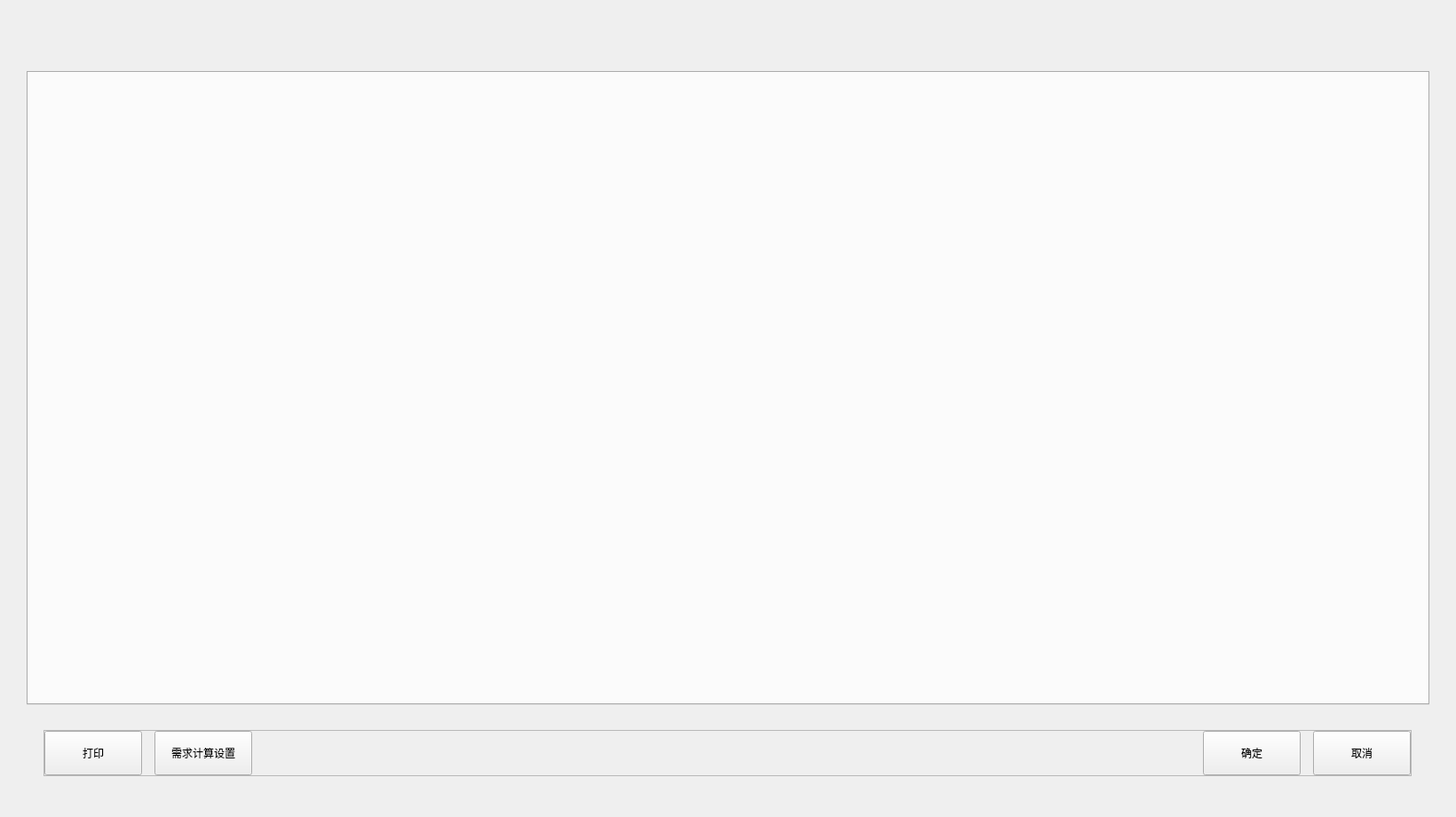
<?xml version="1.0" encoding="UTF-8"?>
<ui version="4.0">
 <class>RequireCalcDlg</class>
 <widget class="BaseDlg" name="RequireCalcDlg">
  <property name="geometry">
   <rect>
    <x>0</x>
    <y>0</y>
    <width>1640</width>
    <height>920</height>
   </rect>
  </property>
  <property name="windowTitle">
   <string>RequireCalcDlg</string>
  </property>
  <widget class="QTabWidget" name="WeekReqCalcTabWgt">
   <property name="geometry">
    <rect>
     <x>30</x>
     <y>80</y>
     <width>1580</width>
     <height>714</height>
    </rect>
   </property>
   <property name="tabs" stdset="0">
    <string notr="true">sub</string>
   </property>
  </widget>
  <widget class="QFrame" name="BottomFrame">
   <property name="geometry">
    <rect>
     <x>49</x>
     <y>822</y>
     <width>1541</width>
     <height>52</height>
    </rect>
   </property>
   <property name="minimumSize">
    <size>
     <width>1541</width>
     <height>52</height>
    </size>
   </property>
   <property name="maximumSize">
    <size>
     <width>1541</width>
     <height>52</height>
    </size>
   </property>
   <property name="frameShape">
    <enum>QFrame::StyledPanel</enum>
   </property>
   <property name="frameShadow">
    <enum>QFrame::Raised</enum>
   </property>
   <layout class="QHBoxLayout" name="horizontalLayout" stretch="0,0,1,0,0">
    <property name="spacing">
     <number>14</number>
    </property>
    <property name="leftMargin">
     <number>0</number>
    </property>
    <property name="topMargin">
     <number>0</number>
    </property>
    <property name="rightMargin">
     <number>0</number>
    </property>
    <property name="bottomMargin">
     <number>0</number>
    </property>
    <item>
     <widget class="QPushButton" name="PrintDataBtn">
      <property name="minimumSize">
       <size>
        <width>110</width>
        <height>50</height>
       </size>
      </property>
      <property name="maximumSize">
       <size>
        <width>16777215</width>
        <height>50</height>
       </size>
      </property>
      <property name="text">
       <string>打印</string>
      </property>
      <property name="buttons" stdset="0">
       <string>btn_dlg</string>
      </property>
     </widget>
    </item>
    <item>
     <widget class="QPushButton" name="ReqCalcCfgBtn">
      <property name="minimumSize">
       <size>
        <width>110</width>
        <height>50</height>
       </size>
      </property>
      <property name="maximumSize">
       <size>
        <width>16777215</width>
        <height>50</height>
       </size>
      </property>
      <property name="text">
       <string>需求计算设置</string>
      </property>
      <property name="buttons" stdset="0">
       <string>btn_dlg</string>
      </property>
     </widget>
    </item>
    <item>
     <spacer name="horizontalSpacer">
      <property name="orientation">
       <enum>Qt::Horizontal</enum>
      </property>
      <property name="sizeHint" stdset="0">
       <size>
        <width>1016</width>
        <height>20</height>
       </size>
      </property>
     </spacer>
    </item>
    <item>
     <widget class="QPushButton" name="OkBtn">
      <property name="minimumSize">
       <size>
        <width>110</width>
        <height>50</height>
       </size>
      </property>
      <property name="maximumSize">
       <size>
        <width>16777215</width>
        <height>50</height>
       </size>
      </property>
      <property name="text">
       <string>确定</string>
      </property>
      <property name="buttons" stdset="0">
       <string>btn_dlg</string>
      </property>
     </widget>
    </item>
    <item>
     <widget class="QPushButton" name="CloseBtn">
      <property name="minimumSize">
       <size>
        <width>110</width>
        <height>50</height>
       </size>
      </property>
      <property name="maximumSize">
       <size>
        <width>16777215</width>
        <height>50</height>
       </size>
      </property>
      <property name="text">
       <string>取消</string>
      </property>
      <property name="buttons" stdset="0">
       <string>btn_dlg</string>
      </property>
     </widget>
    </item>
   </layout>
  </widget>
  <zorder>BottomFrame</zorder>
  <zorder>WeekReqCalcTabWgt</zorder>
 </widget>
 <layoutdefault spacing="6" margin="11"/>
 <customwidgets>
  <customwidget>
   <class>BaseDlg</class>
   <extends>QWidget</extends>
   <header>basedlg.h</header>
   <container>1</container>
  </customwidget>
 </customwidgets>
 <resources/>
 <connections/>
</ui>
